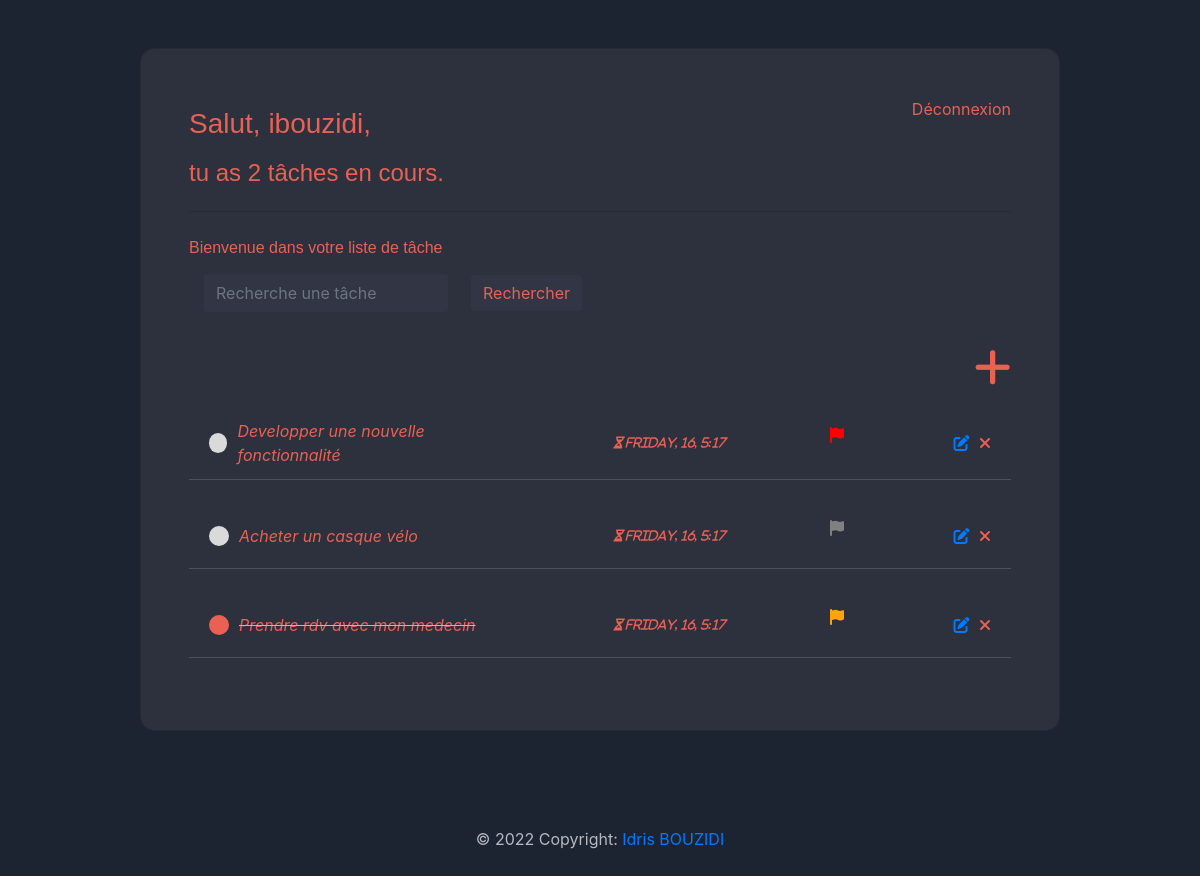
The app's page / (signed in) with its own data.
### app/models.py (models this page shows, shortened)
class Task(models.Model):
    class Priority(models.IntegerChoices):
        LOW = 1, "Low"
        MEDIUM = 2, "Medium"
        HIGH = 3, "High"
    user = models.ForeignKey(User,
                             on_delete=models.CASCADE, null=True, blank=True)
    title = models.CharField(max_length=40)
    description = models.TextField(null=True, blank=True)
    complete = models.BooleanField(default=False)
    create = models.DateTimeField(auto_now_add=True)
    due_date = models.DateTimeField(default=one_week_hence)
    priority = models.PositiveSmallIntegerField(choices=Priority.choices,
                                                db_index=True)
    class Meta:
        ordering = ['-due_date']

### app/views.py (the view)
# urls.py: path('', TaskList.as_view(), name='tasks'),
class TaskList(LoginRequiredMixin, ListView):
    model = Task
    context_object_name = 'tasks'
    def get_context_data(self, **kwargs):
        context = super().get_context_data(**kwargs)
        new_priority = Case(
            When(priority=Task.Priority.HIGH, then=Value(1)),
            When(priority=Task.Priority.MEDIUM, then=Value(2)),
            When(priority=Task.Priority.LOW, then=Value(3)),
        )
        context['tasks'] = context['tasks'].filter(
            user=self.request.user).annotate(
            new_priority=new_priority).order_by('complete', 'new_priority')
        context['count'] = context['tasks'].filter(complete=False).count()
        context['due_date'] = context['tasks'].values_list('due_date', flat=True)
        tasks = context['tasks'].all()
        date_format = '%Y-%m-%d %H:%M:%S'
        date_now_str = datetime.now().strftime(date_format)
        for i in tasks:
            due_date = i.due_date.strftime(date_format)
            a = datetime.strptime(str(due_date), date_format)
            b = datetime.strptime(date_now_str, date_format)
            if a < b:
                i.complete = True
                i.save()
        search_input = self.request.GET.get('search') or ''
        if search_input:
            context['tasks'] = context['tasks'].filter(
                title__icontains=search_input)
        context['search_input'] = search_input
        return context

### app/templates/app/task_list.html (shortened to what this page needs)
{% extends 'app/base.html' %}
{% block content %}
    <div class="header">
        <div>
            {% if request.user.is_authenticated %}
                <h3>Salut, {{ request.user }}, </h3>
                <h4>tu as {{  count }} tâche{{ count|pluralize:"s" }} en cours.</h4>
            {% endif %}
        </div>
        {% if request.user.is_authenticated %}
            <a href="{% url 'logout' %}">Déconnexion</a>
        {% else %}
            <a href="{% url 'login' %}">Connexion</a>
        {% endif %}
    </div>
    <hr style="color: var(--text-color-grey)">
    <h6 class="mb-3">Bienvenue dans votre liste de tâche</h6>
    <form method="GET" class="d-flex justify-content-start align-items-center mb-4  search-form">
        <div class="col-md-4 ">
            <input type="text" placeholder="Recherche une tâche" name="search" value="{{ search_input }}" class="form-control">
        </div>
        <input type="submit" class="btn btn-primary mx-2" value="Rechercher">
    </form>
    <div class="add-task-btn d-flex justify-content-end">
        <a title="ajout une nouvelle tâche" href="{% url 'task_create' %}" class="mb-2"><i class="fa fa-plus"></i></a>
    </div>
    <ul class="list-group mb-0">
        {% for task in tasks %}
            <li class="list-group-item d-flex justify-content-between align-items-center border-start-0 border-top-0 border-end-0 border-bottom border-left-0 border-right-0 rounded-0 mb-4">
                <div class="d-flex align-items-center task-title">
                    {% if task.complete %}
                        <div class="task-complete-icon"></div>
                        <i><s><span class="task-title"><a href="{% url 'task_detail' task.id %}">{{ task.title }}</a> </span></s>
                        </i>
                    {% else %}
                        <div class="task-incomplete-icon"></div>
                        <i><span class="task-title"><a href="{% url 'task_detail' task.id %}">{{ task.title }}</a>  </span>
                        </i>
                    {% endif %}
                </div>
                <div class="due-date-text"><p><i class="fas fa-hourglass-half"> {{ task.due_date | date:"l, j, f" }}</i></p></div>
                <div class="priority-text">
                    {% if task.priority == 1 %}
                    <span title="Low" class="flag-priority-low"><i class="fas fa-flag"></i></span>
                    {% elif  task.priority == 2 %}
                    <span title="Medium" class="flag-priority-medium"><i class="fas fa-flag"></i></span>
                    {% else %}
                    <span title="High" class="flag-priority-high"><i class="fas fa-flag"></i></span>
                    {% endif %}
                </div>
            <div class="action-task">
                <a href="{% url 'task_update' task.id %}" data-mdb-toggle="tooltip" title="Edit item">
                    <i class="fas fa-edit text-primary"></i>
                </a>
                <a href="{% url 'task_delete' task.id %}" onclick="return confirm('Are you sure you want to delete?');"
                   data-mdb-toggle="tooltip" title="Supprimer cette tâche">
                    <i class="fas fa-times" style="color: var(--text-color-orange)"></i>
                </a>
                </div>
            </li>
        {% empty %}
            <h3>Aucune tâche dans la liste</h3>
        {% endfor %}
{% endblock content %}

### app/static/app/css/main.css (style rules this page uses)
:root { --content-bg-color: #1C2331; --bg-color-primary: #323544; --bg-color-secondary: #2d303d; --bg-color-black-opacity: rgba(0, 0, 0, 0.2); --text-color-white: #f0f0f0; --text-color-grey-dark: #4B515D; --text-color-grey: #b7b9c1; --text-color-orange: #ea6154; }
body { background-color: var(--content-bg-color); width: 100%; height: 100%; color: var(--text-color-grey); }
h1, h2, h3, h4, h5, h6 { font-family: 'Raleway', sans-serif;; color: var(--text-color-orange); padding-top: 10px; }
.header { display: flex; justify-content: space-between; }
.card .search-form input { background-color: var(--bg-color-primary); border: solide 1px var(--bg-color-secondary); color: var(--text-color-orange); }
.card a, a:hover, a:focus, a:active { text-decoration: none; color: var(--text-color-orange); }
.card .add-task-btn a { color: var(--text-color-orange); border: solide 1px var(--bg-color-secondary); font-size: 42px; }
.list-group-item { background-color : transparent; color: var(--text-color-grey); }
.list-group .border-bottom { border-bottom: solid 1px var(--text-color-grey-dark)!important; }
.task-complete-icon { height: 20px; width: 20px; background-color: var(--text-color-orange); border-radius: 50%; margin-right: 10px; }
.task-incomplete-icon { height: 20px; width: 20px; background-color: rgb(218, 218, 218); border-radius: 50%; margin-right: 10px; }
.action-task a { margin-left: 5px; }
.due-date-text p { font-size: 12px; color: var(--text-color-orange); margin: 0; }
.due-date-text i { font-style: italic; }
.task-title { width: 300px; }
.flag-priority-low i { color: grey; }
.flag-priority-medium i { color: orange; }
.flag-priority-high i { color: red; }

### records on screen
Task: title "Developper une nouvelle fonctionnalité", due_date "Friday, 16, 5:17"
Task: title "Acheter un casque vélo", due_date "Friday, 16, 5:17", priority 1 (drawn)
Task: title "Prendre rdv avec mon medecin", due_date "Friday, 16, 5:17", priority 2 (drawn)

### other values on screen
{{ request.user }} "ibouzidi"
{{ count }} "2"
